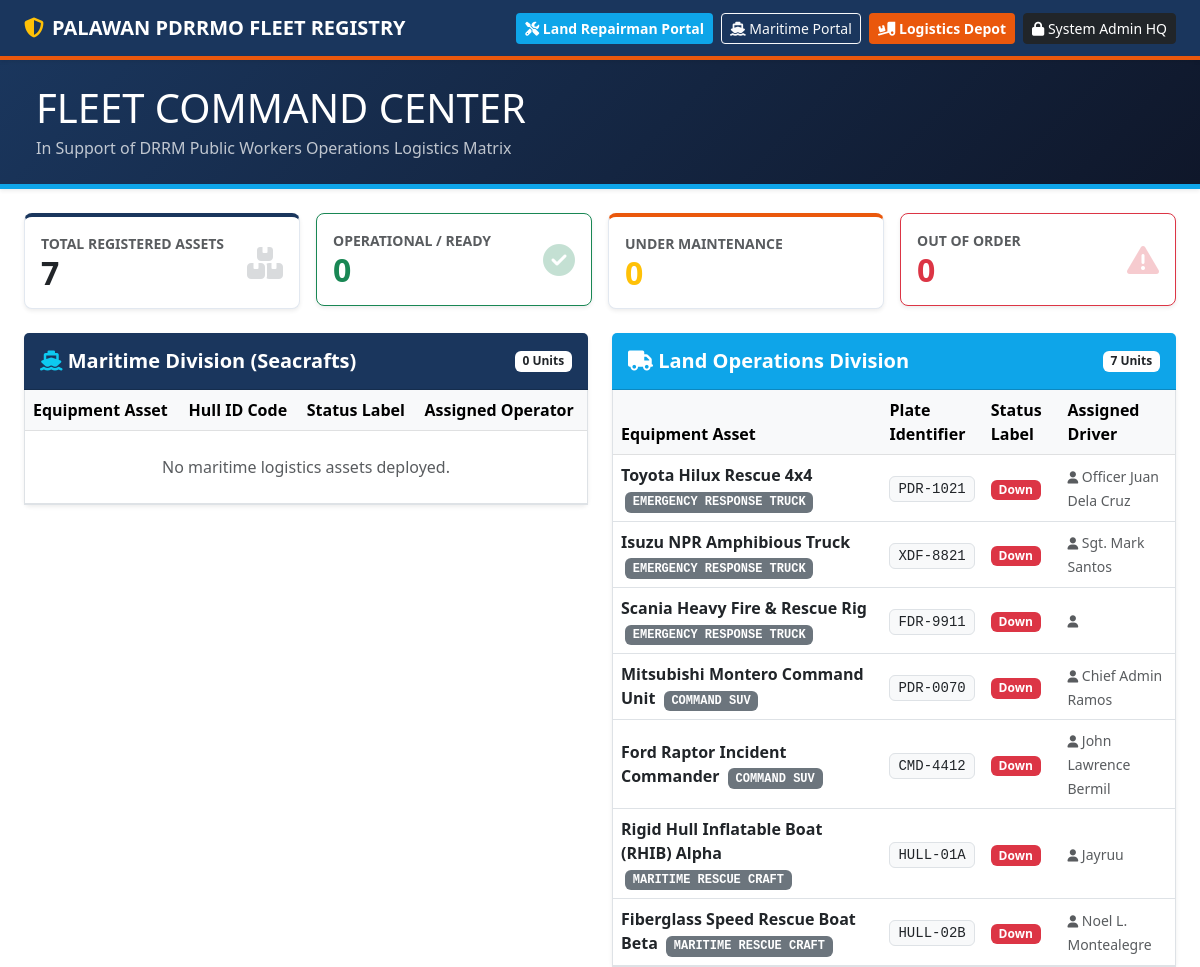
Before: / with the older database file.
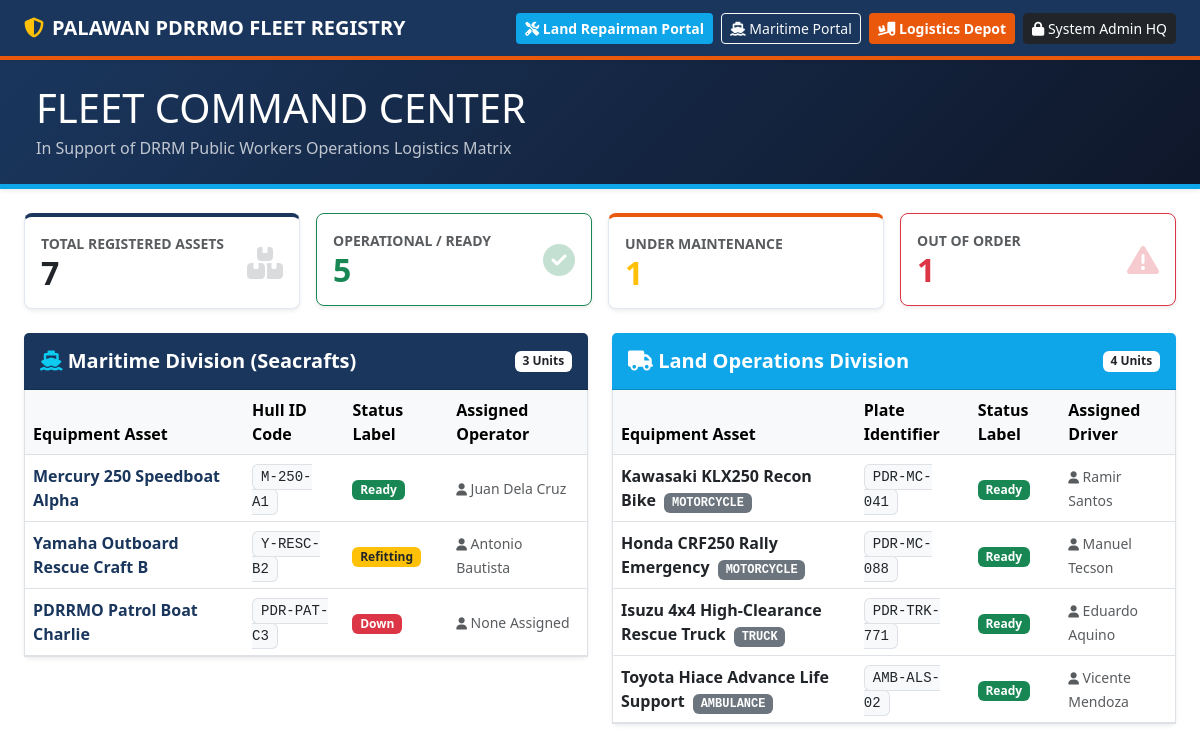
After: the same page with the newer database file.
### fleet/models.py (models this page shows, shortened)
class Vehicle(models.Model):
    STATUS_CHOICES = [
        ('FUNCTIONING', '⚙️ Functioning'),
        ('UNDER MAINTENANCE', '🔧 Under Maintenance'),
        ('OUT OF ORDER', '🚨 Out of Order'),
    ]
    model_name = models.CharField(max_length=100)
    plate_number = models.CharField(max_length=50, unique=True)
    vehicle_type = models.ForeignKey(VehicleType, on_delete=models.CASCADE, related_name='vehicles')
    status = models.CharField(max_length=30, choices=STATUS_CHOICES, default='FUNCTIONING')
    assigned_driver = models.CharField(max_length=100, blank=True, null=True, default="None Assigned")

class VehicleType(models.Model):
    name = models.CharField(max_length=50, unique=True) # e.g., "MARINE", "MOTORCYCLE", "TRUCK"

### fleet/views.py (the view)
# urls.py: path('', views.homepage, name='homepage'),
def homepage(request):
    all_vehicles = Vehicle.objects.all().select_related('vehicle_type')
    marine_crafts = all_vehicles.filter(vehicle_type__name__iexact='MARINE')
    land_vehicles = all_vehicles.exclude(vehicle_type__name__iexact='MARINE')
    context = {
        'marine_crafts': marine_crafts,
        'land_vehicles': land_vehicles,
        'total_count': all_vehicles.count(),
        'functioning_count': all_vehicles.filter(status='FUNCTIONING').count(),
        'maintenance_count': all_vehicles.filter(status='UNDER MAINTENANCE').count(),
        'broken_count': all_vehicles.filter(status='OUT OF ORDER').count(),
    }
    return render(request, 'fleet/homepage.html', context)

### fleet/templates/fleet/homepage.html (shortened to what the changed rows need)
<!DOCTYPE html>
<html lang="en">
<head>
    <link href="https://cdn.jsdelivr.net/npm/bootstrap@5.3.0/dist/css/bootstrap.min.css" rel="stylesheet">
    <link rel="stylesheet" href="https://cdnjs.cloudflare.com/ajax/libs/font-awesome/6.4.0/css/all.min.css">
</head>
<body>
    <div class="hero-banner text-white py-4 px-4 mb-4 shadow-sm">
        <div class="container-fluid">
            <h1 class="fw-black mb-1">FLEET COMMAND CENTER</h1>
        </div>
    </div>
    <div class="container-fluid px-4">
        <div class="row g-3 mb-4">
            <div class="col-md-3">
                <div class="card card-stat border-pdrrmo p-3 shadow-sm">
                    <div class="d-flex justify-content-between align-items-center">
                        <div><div class="text-muted small fw-bold">TOTAL REGISTERED ASSETS</div><h2 class="fw-bold mb-0 text-dark">{{ total_count }}</h2></div>
                    </div>
                </div>
            </div>
            <div class="col-md-3">
                <div class="card card-stat border-success p-3 shadow-sm">
                    <div class="d-flex justify-content-between align-items-center">
                        <div><div class="text-muted small fw-bold">OPERATIONAL / READY</div><h2 class="fw-bold mb-0 text-success">{{ functioning_count }}</h2></div>
                    </div>
                </div>
            </div>
            <div class="col-md-3">
                <div class="card card-stat border-orange p-3 shadow-sm">
                    <div class="d-flex justify-content-between align-items-center">
                        <div><div class="text-muted small fw-bold">UNDER MAINTENANCE</div><h2 class="fw-bold mb-0 text-warning">{{ maintenance_count }}</h2></div>
                    </div>
                </div>
            </div>
            <div class="col-md-3">
                <div class="card card-stat border-danger p-3 shadow-sm">
                    <div class="d-flex justify-content-between align-items-center">
                        <div><div class="text-muted small fw-bold">OUT OF ORDER</div><h2 class="fw-bold mb-0 text-danger">{{ broken_count }}</h2></div>
                    </div>
                </div>
            </div>
        </div>
        <div class="row g-4">
            <div class="col-xl-6">
                <div class="card shadow-sm border-0">
                    <div class="card-header text-white py-3 d-flex justify-content-between align-items-center" style="background-color: #1A365D;">
                        <h5 class="mb-0 fw-bold"><i class="fa-solid fa-ship text-info"></i> Maritime Division (Seacrafts)</h5>
                        <span class="badge bg-white text-dark fw-bold">{{ marine_crafts.count }} Units</span>
                    </div>
                    <div class="card-body p-0 border border-top-0 bg-white">
                        <table class="table table-hover align-middle mb-0">
                            <thead class="table-light">
                                <tr><th>Equipment Asset</th><th>Hull ID Code</th><th>Status Label</th><th>Assigned Operator</th></tr>
                            </thead>
                            <tbody>
                                {% for craft in marine_crafts %}
                                <tr>
                                    <td class="fw-bold" style="color: #1A365D;">{{ craft.model_name }}</td>
                                    <td><code class="font-monospace text-dark bg-light px-2 py-1 border rounded">{{ craft.plate_number }}</code></td>
                                    <td>
                                        {% if craft.status == 'FUNCTIONING' %}<span class="badge bg-success">Ready</span>
                                        {% elif craft.status == 'UNDER MAINTENANCE' %}<span class="badge bg-warning text-dark">Refitting</span>
                                        {% else %}<span class="badge bg-danger">Down</span>{% endif %}
                                    </td>
                                    <td><small class="text-muted"><i class="fa-solid fa-user small"></i> {{ craft.assigned_driver }}</small></td>
                                </tr>
                                {% empty %}
                                <tr><td colspan="4" class="text-center py-4 text-muted">No maritime logistics assets deployed.</td></tr>
                                {% endfor %}
                            </tbody>
                        </table>
                    </div>
                </div>
            </div>
            <div class="col-xl-6">
                <div class="card shadow-sm border-0">
                    <div class="card-header text-white py-3 d-flex justify-content-between align-items-center" style="background-color: #0EA5E9;">
                        <h5 class="mb-0 fw-bold"><i class="fa-solid fa-truck"></i> Land Operations Division</h5>
                        <span class="badge bg-white text-dark fw-bold">{{ land_vehicles.count }} Units</span>
                    </div>
                    <div class="card-body p-0 border border-top-0 bg-white">
                        <table class="table table-hover align-middle mb-0">
                            <thead class="table-light">
                                <tr><th>Equipment Asset</th><th>Plate Identifier</th><th>Status Label</th><th>Assigned Driver</th></tr>
                            </thead>
                            <tbody>
                                {% for vehicle in land_vehicles %}
                                <tr>
                                    <td class="fw-bold text-dark">{{ vehicle.model_name }} <span class="badge bg-secondary text-uppercase font-monospace small ms-1">{{ vehicle.vehicle_type.name }}</span></td>
                                    <td><code class="font-monospace text-dark bg-light px-2 py-1 border rounded">{{ vehicle.plate_number }}</code></td>
                                    <td>
                                        {% if vehicle.status == 'FUNCTIONING' %}<span class="badge bg-success">Ready</span>
                                        {% elif vehicle.status == 'UNDER MAINTENANCE' %}<span class="badge bg-warning text-dark">Maintenance</span>
                                        {% else %}<span class="badge bg-danger">Down</span>{% endif %}
                                    </td>
                                    <td><small class="text-muted"><i class="fa-solid fa-user small"></i> {{ vehicle.assigned_driver }}</small></td>
                                </tr>
                                {% empty %}
                                <tr><td colspan="4" class="text-center py-4 text-muted">No land transportation assets deployed.</td></tr>
                                {% endfor %}
                            </tbody>
                        </table>
                    </div>
                </div>
            </div>
        </div>
    </div>
</body>
</html>

Changed rows visible on the page:
removed Vehicle: model_name "Toyota Hilux Rescue 4x4", vehicle_type.name "EMERGENCY RESPONSE TRUCK", plate_number "PDR-1021", status "Down", assigned_driver "Officer Juan Dela Cruz", shown under "Land Operations Division"
removed Vehicle: model_name "Isuzu NPR Amphibious Truck", vehicle_type.name "EMERGENCY RESPONSE TRUCK", plate_number "XDF-8821", status "Down", assigned_driver "Sgt. Mark Santos", shown under "Land Operations Division"
removed Vehicle: model_name "Scania Heavy Fire & Rescue Rig", vehicle_type.name "EMERGENCY RESPONSE TRUCK", plate_number "FDR-9911", status "Down", shown under "Land Operations Division"
removed Vehicle: model_name "Mitsubishi Montero Command Unit", vehicle_type.name "COMMAND SUV", plate_number "PDR-0070", status "Down", assigned_driver "Chief Admin Ramos", shown under "Land Operations Division"
removed Vehicle: model_name "Ford Raptor Incident Commander", vehicle_type.name "COMMAND SUV", plate_number "CMD-4412", status "Down", assigned_driver "John Lawrence Bermil", shown under "Land Operations Division"
removed Vehicle: model_name "Rigid Hull Inflatable Boat (RHIB) Alpha", vehicle_type.name "MARITIME RESCUE CRAFT", plate_number "HULL-01A", status "Down", assigned_driver "Jayruu", shown under "Land Operations Division"
removed Vehicle: model_name "Fiberglass Speed Rescue Boat Beta", vehicle_type.name "MARITIME RESCUE CRAFT", plate_number "HULL-02B", status "Down", assigned_driver "Noel L. Montealegre", shown under "Land Operations Division"
added Vehicle: model_name "Mercury 250 Speedboat Alpha", plate_number "M-250-A1", status "Ready", assigned_driver "Juan Dela Cruz", shown under "Maritime Division (Seacrafts)"
added Vehicle: model_name "Yamaha Outboard Rescue Craft B", plate_number "Y-RESC-B2", shows "Refitting", assigned_driver "Antonio Bautista", shown under "Maritime Division (Seacrafts)"
added Vehicle: model_name "PDRRMO Patrol Boat Charlie", plate_number "PDR-PAT-C3", status "Down", assigned_driver "None Assigned", shown under "Maritime Division (Seacrafts)"
added Vehicle: model_name "Kawasaki KLX250 Recon Bike", vehicle_type.name "MOTORCYCLE", plate_number "PDR-MC-041", status "Ready", assigned_driver "Ramir Santos", shown under "Land Operations Division"
added Vehicle: model_name "Honda CRF250 Rally Emergency", vehicle_type.name "MOTORCYCLE", plate_number "PDR-MC-088", status "Ready", assigned_driver "Manuel Tecson", shown under "Land Operations Division"
added Vehicle: model_name "Isuzu 4x4 High-Clearance Rescue Truck", vehicle_type.name "TRUCK", plate_number "PDR-TRK-771", status "Ready", assigned_driver "Eduardo Aquino", shown under "Land Operations Division"
added Vehicle: model_name "Toyota Hiace Advance Life Support", vehicle_type.name "AMBULANCE", plate_number "AMB-ALS-02", status "Ready", assigned_driver "Vicente Mendoza", shown under "Land Operations Division"
Other visible differences:
{{ functioning_count }}: "0" → "5"
{{ maintenance_count }}: "0" → "1"
{{ broken_count }}: "0" → "1"
{{ marine_crafts.count }}: "0" → "3"
{{ land_vehicles.count }}: "7" → "4"
text no longer shown: "No maritime logistics assets deployed."
